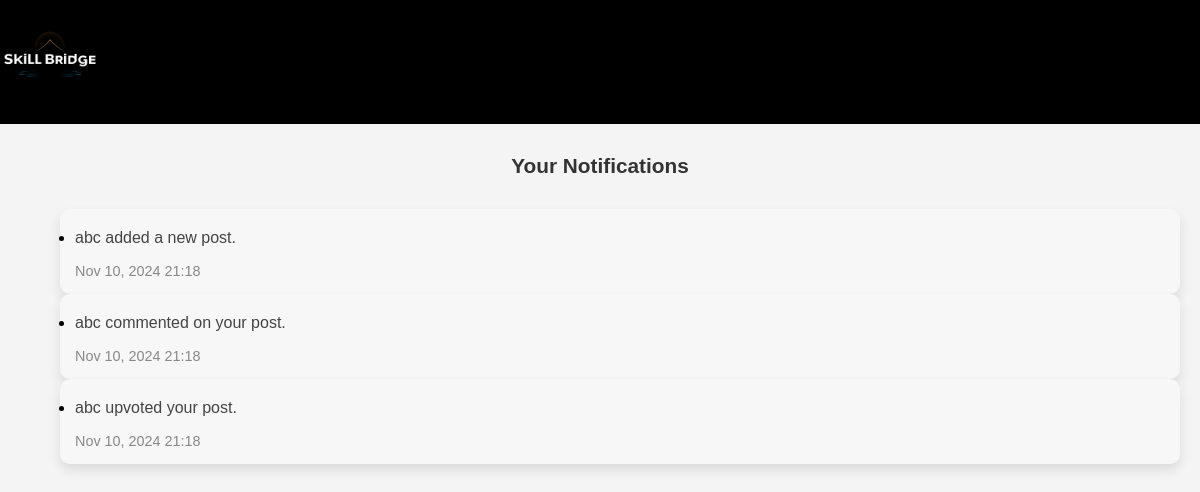
The page /notifications/ (signed in) on the database its author committed.
### community/models.py (models this page shows, shortened)
class Notification(models.Model):
    user = models.ForeignKey(User, on_delete=models.CASCADE, related_name='notifications')
    notification = models.TextField()
    timestamp = models.DateTimeField(auto_now_add=True)

### community/views.py (the view)
# urls.py: path('notifications/', views.notifications, name='notifications'),
@login_required
def notifications(request):
    user_notifications = request.user.notifications.order_by('-timestamp')
    return render(request, 'notifications.html', {'notifications': user_notifications})

### templates/notifications.html (shortened to what this page needs)
{% load static %}
<!DOCTYPE html>
<html lang="en">
<head>
</head>
<body>
    <div class="header">
        <img src="{% static 'media/mainlogo.jpg' %}" alt="SKILL Logo">
    </div>
    <div class="notifications-section">
            <h2>Your Notifications</h2>
            <div class="notifications-grid">
                {% if notifications %}
                    <ul>
                        {% for notification in notifications %}
                        <div class="notification-card">
                            <li>
                                <p>{{ notification.notification }}</p>
                                <small>{{ notification.timestamp|date:"M d, Y H:i" }}</small>
                            </li>
                        </div>
                        {% endfor %}
                    </ul>
                {% else %}
                    <p>No notifications yet.</p>
                {% endif %}
            </div>
    </div>
</body>
</html>

### templates/notifications.html (style rules this page uses)
body { font-family: 'Montserrat', sans-serif; margin: 0; padding: 0; background-color: #f4f4f4; overflow-x: hidden; }
.header { background-color: #000000; padding: 10px 0; color: white; }
.header img { height: 100px; width: 100px; }
.notifications-section { margin-top: 30px; padding: 0 20px; text-align: left; }
.notifications-section h2 { font-size: 1.3rem; font-weight: bold; margin-bottom: 15px; color: #333; text-align: center; }
.notifications-grid { display: grid; grid-template-columns: 1fr; gap: 20px; margin: 0; }
.notification-card { background-color: #f7f7f7; border-radius: 10px; padding: 15px; text-align: left; box-shadow: 0 6px 12px rgba(0, 0, 0, 0.1); }
.notification-card p { margin-top: 5px; font-size: 1rem; color: #444; }
.notification-card small { display: block; margin-top: 5px; font-size: 0.9rem; color: #888; }

### rows shown on the page
Notification: notification "abc added a new post.", timestamp "Nov 10, 2024 21:18"
Notification: notification "abc commented on your post.", timestamp "Nov 10, 2024 21:18"
Notification: notification "abc upvoted your post.", timestamp "Nov 10, 2024 21:18"
